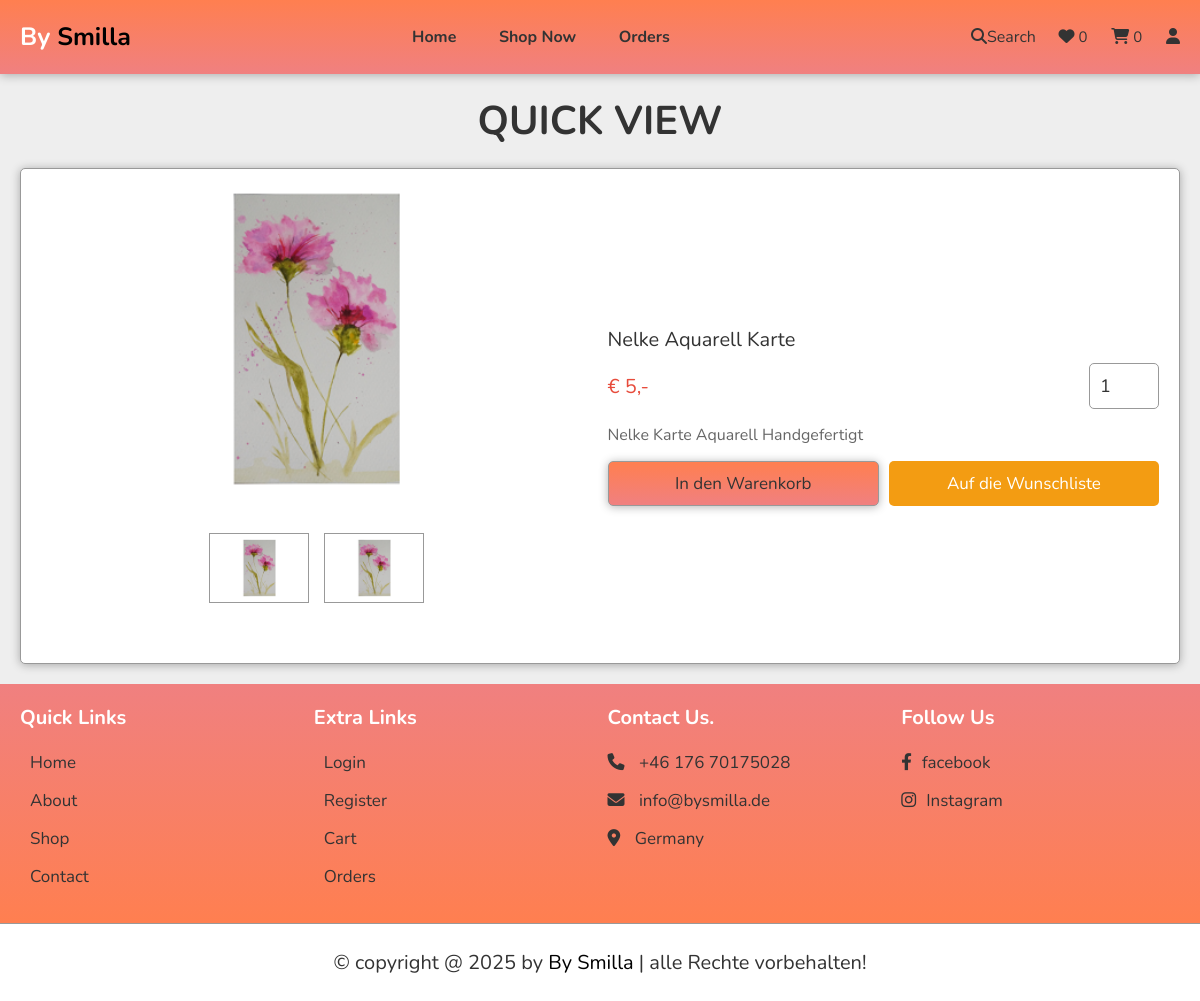
Screenshot of /quick_view.php?pid=9 with the database file from the repository.
### tables this page shows
CREATE TABLE `products` (
  `id` int(100) NOT NULL,
  `name` varchar(100) NOT NULL,
  `details` varchar(500) NOT NULL,
  `category` varchar(255) NOT NULL,
  `price` int(10) NOT NULL,
  `image_01` varchar(100) NOT NULL,
  `image_02` varchar(100) NOT NULL,
  `category_id` int(11) DEFAULT NULL
);

### quick_view.php (the view, shortened to what this page needs)
<?php
include 'components/connect.php';
?>
<!DOCTYPE html>
<html lang="en">
<head>
   <link rel="stylesheet" href="https://cdnjs.cloudflare.com/ajax/libs/font-awesome/6.1.1/css/all.min.css">
   <link rel="stylesheet" href="css/style.css">
</head>
<body>
<?php include 'components/user_header.php'; ?>
<section class="quick-view">
   <h1 class="heading">Quick view</h1>
   <?php
     $pid = $_GET['pid'];
     $select_products = $conn->prepare("SELECT * FROM `products` WHERE id = ?");
     $select_products->execute([$pid]);
     if($select_products->rowCount() > 0){
      while($fetch_product = $select_products->fetch(PDO::FETCH_ASSOC)){
   ?>
   <form action="" method="post" class="box">
      <div class="row">
         <div class="image-container">
            <div class="main-image">
               <img src="uploaded_img/<?= $fetch_product['image_01']; ?>" alt="">
            </div>
            <div class="sub-image">
               <img src="uploaded_img/<?= $fetch_product['image_01']; ?>" alt="">
               <img src="uploaded_img/<?= $fetch_product['image_02']; ?>" alt="">
            </div>
         </div>
         <div class="content">
            <div class="name"><?= $fetch_product['name']; ?></div>
            <div class="flex">
               <div class="price"><span> € </span><?= $fetch_product['price']; ?><span>,-</span></div>
               <input type="number" name="qty" class="qty" min="1" max="99" onkeypress="if(this.value.length == 2) return false;" value="1">
            </div>
            <div class="details"><?= $fetch_product['details']; ?></div>
            <div class="flex-btn">
               <input type="submit" value="In den Warenkorb" class="btn" name="add_to_cart">
               <input class="option-btn" type="submit" name="add_to_wishlist" value="Auf die Wunschliste">
            </div>
         </div>
      </div>
   </form>
   <?php
      }
   }else{
      echo '<p class="empty">no products added yet!</p>';
   }
   ?>
</section>
<?php include 'components/footer.php'; ?>
</body>
</html>

### css/style.css (style rules this page uses)
:root { --main-color:#000000; --orange:#f39c12; --red:#e74c3c; --black:#333; --white:#fff; --light-color:#666; --light-bg:#eee; --border: .1rem #999 solid; --box-shadow:0 .1rem 1rem rgba(0,0,0,.3); }
* { font-family: 'Nunito', sans-serif; margin:0; padding:0; box-sizing: border-box; outline: none; border:none; text-decoration: none; }
html { font-size: 62.5%; overflow-x: hidden; }
body { background-color: var(--light-bg); }
section { padding:2rem; margin:0 auto; }
.heading { font-size: 4rem; color:var(--black); margin-bottom: 2rem; text-align: center; text-transform: uppercase; }
.btn, .delete-btn, .option-btn { display: block; width: 100%; margin-top: 1rem; border-radius: .5rem; padding:1rem 3rem; font-size: 1.7rem; color:var(--white); cursor: pointer; text-align: center; transition: .5s linear; }
.btn { background: linear-gradient(180deg,coral,lightcoral); border: var(--border); box-shadow: var(--box-shadow); color: #333; }
.option-btn { background-color: var(--orange); }
.flex-btn { display: flex; gap:1rem; }
.quick-view form { padding:2rem; border-radius: .5rem; border:var(--border); background-color: var(--white); box-shadow: var(--box-shadow); margin-top: 1rem; }
.quick-view form .row { display: flex; align-items: center; gap:1.5rem; flex-wrap: wrap; }
.quick-view form .row .image-container { margin-bottom: 2rem; flex:1 1 40rem; }
.quick-view form .row .image-container .main-image img { height: 30rem; width: 100%; object-fit: contain; }
.quick-view form .row .image-container .sub-image { display: flex; gap:1.5rem; justify-content: center; margin-top: 2rem; }
.quick-view form .row .image-container .sub-image img { height: 7rem; width: 10rem; object-fit: contain; padding:.5rem; border:var(--border); cursor: pointer; transition: .2s linear; }
.quick-view form img { width: 100%; height: 20rem; object-fit: contain; margin-bottom: 2rem; }
.quick-view form .row .content { flex:1 1 40rem; }
.quick-view form .row .content .name { font-size: 2rem; color:var(--black); }
.quick-view form .row .flex { display: flex; align-items: center; justify-content: space-between; gap:1rem; margin:1rem 0; }
.quick-view form .row .flex .qty { width: 7rem; padding:1rem; border:var(--border); font-size: 1.8rem; color:var(--black); border-radius: .5rem; }
.quick-view form .row .flex .price { font-size: 2rem; color:var(--red); }
.quick-view form .row .content .details { font-size: 1.6rem; color:var(--light-color); line-height: 2; }

### rows the page displays
products: image_01 (picture), image_02 (picture), name "Nelke Aquarell Karte", price "5", details "Nelke Karte Aquarell Handgefertigt"

### other values shown
$total_wishlist_counts "0"
$total_cart_counts "0"
